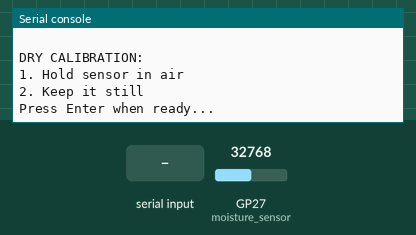
Recording of a program running on a simulated Raspberry Pi Pico running MicroPython. Parts: the last lines printed to the serial console. The inputs (shaded band) are chosen by the test bench; at power-on: GP27 (moisture_sensor) = 32768 (analog values on the 0–65535 scale).

Above: at 1.2 s.
1.3 s: "MOISTURE_MIN_VALUE" typed at the serial console, then Enter
At 1.7 s:
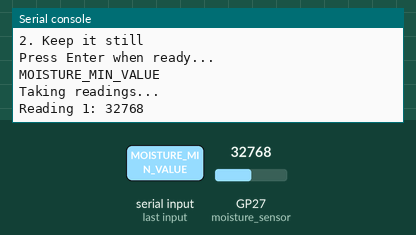
2.8 s: GP27 (moisture_sensor) set to 45874
At 3.2 s:
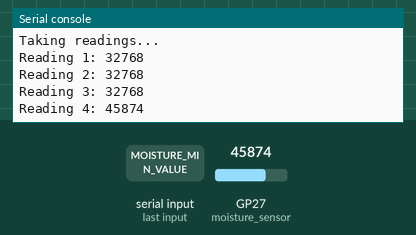
4.3 s: "#" typed at the serial console, then Enter
At 6.7 s:
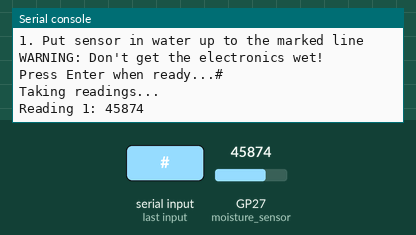
7.3 s: GP27 (moisture_sensor) set to 57670
At 7.7 s:
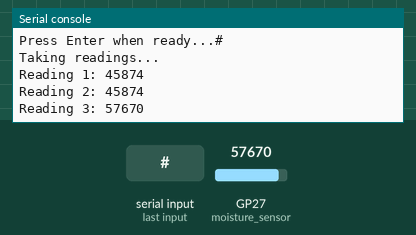
Timing chart, 0 to 9.8 s (numbered marks = the images above; inputs shaded):
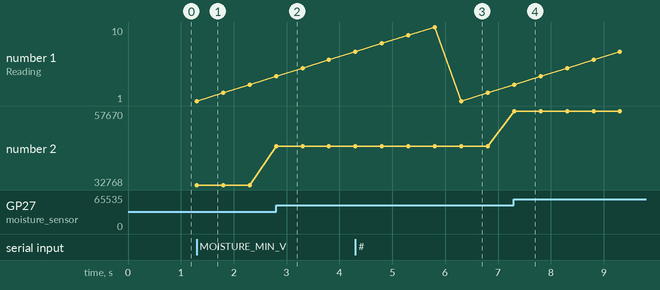

The program:

calibrate.py
```python
"""
Simple Calibration Script for Moisture Sensor
"""
from machine import ADC, Pin
import time

# Setup moisture sensor on GP27
moisture_sensor = ADC(Pin(27))

def take_readings():
    """Take multiple readings and return average"""
    readings = []
    print("Taking readings...")
    for i in range(10):
        value = moisture_sensor.read_u16()
        readings.append(value)
        print(f"Reading {i+1}: {value}")
        time.sleep(0.5)

    avg = sum(readings) / len(readings)
    return int(avg)

def calibrate():
    print("\n=== Moisture Sensor Calibration ===")
    print("This will help calibrate your sensor.")

    # Dry calibration
    print("\nDRY CALIBRATION:")
    print("1. Hold sensor in air")
    print("2. Keep it still")
    input("Press Enter when ready...")

    dry_value = take_readings()
    print(f"\nDry reading: {dry_value}")

    # Wet calibration
    print("\nWET CALIBRATION:")
    print("1. Put sensor in water up to the marked line")
    print("WARNING: Don't get the electronics wet!")
    input("Press Enter when ready...")

    wet_value = take_readings()
    print(f"\nWet reading: {wet_value}")

    # Update config.py
    try:
        print("\nUpdating config.py...")
        with open('config.py', 'r') as f:
            lines = f.readlines()

        with open('config.py', 'w') as f:
            for line in lines:
                if 'MOISTURE_MIN_VALUE' in line and not line.strip().startswith('#'):
                    f.write(f"MOISTURE_MIN_VALUE = {min(wet_value, dry_value)}  # ADC value when soil is very wet\n")
                elif 'MOISTURE_MAX_VALUE' in line and not line.strip().startswith('#'):
                    f.write(f"MOISTURE_MAX_VALUE = {max(wet_value, dry_value)}  # ADC value when soil is very dry\n")
                else:
                    f.write(line)
        print("Calibration values updated successfully!")

    except Exception as e:
        print(f"\nError updating config.py: {e}")
        print("Please manually update these values in config.py:")
        print(f"MOISTURE_MIN_VALUE = {min(wet_value, dry_value)}")
        print(f"MOISTURE_MAX_VALUE = {max(wet_value, dry_value)}")

if __name__ == "__main__":
    try:
        calibrate()
    except KeyboardInterrupt:
        print("\nCalibration cancelled") 
```

Measured:
- after the input at 1.3 s, the serial console: prints a new line at once (image 1)
- after the input at 2.8 s, the serial console: prints a new line at once (image 2)
- after the input at 4.3 s, the serial console: prints a new line after 2.0 s (image 3)
- after the input at 7.3 s, the serial console: prints a new line at once (image 4)
- plotted number 2: 32768 → 45874 after the input at 2.8 s, 45874 → 57670 after the input at 7.3 s
